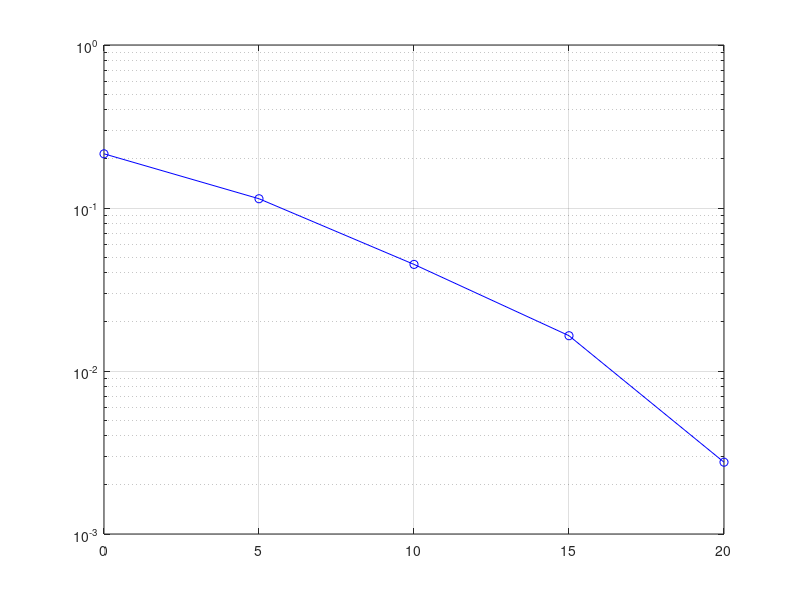

Recreate this plot in MATLAB.
clear;clc;
%===============================================================================
% parameters
%===============================================================================
random_symbol_num_per_color=1e5;
color_num = 4;
SNR_dB     =   [0 : 5 : 20];
M = 2; % modulation order
xi = 0.1;
InterferenceMatrix = [(1-xi)    xi             0           0
                        xi      (1-2*xi)      xi          0
                        0       xi          (1-2*xi)    xi
                        0       0            xi          (1-xi)];
% H	=    ChannelMatrix_2T_2R; [0.20141599 0.15418735 0.11767285 0.07836498]
% [0.5620903  0.40524313 0.22477785 0.23294422]
H = InterferenceMatrix * diag([0.20141599 0.15418735 0.11767285 0.07836498]./[0.021,0.014,0.005,0.015]);

%initialize
ber = zeros(1,length(SNR_dB));
for i_p_tx=1:length(SNR_dB)
	SNR = 10.0 ^ (SNR_dB(i_p_tx) / 10.0);
    P_noise = 1/SNR;
    
    num_loop = 10;
    ber_sum = 0;
    for mm = 1:num_loop
        %===============================================================================
        % gen random bits
        %===============================================================================
        u_data = randi([0 M-1],color_num,random_symbol_num_per_color);
        modData = real(pammod(u_data,M));

        rec_data = H * modData;
        rec_data_normalize = rec_data/sqrt(mean(mean(rec_data.^2)));
        rec_data_with_noise = rec_data_normalize + sqrt(P_noise)*randn(size(rec_data));
        %ZF receiver
%         rec_data_with_noise = pinv(H) *rec_data_with_noise;
        rec_data_with_noise_normalize = rec_data_with_noise/sqrt(mean(mean(rec_data_with_noise.^2)));
        rec_dec = pamdemod(rec_data_with_noise_normalize*sqrt(mean(mean(modData.^2))),M);

        ber_temp = symerr(u_data,rec_dec)/color_num/random_symbol_num_per_color;
        ber_sum = ber_sum + ber_temp;
    end
    % bit error num / loop num / group num
    ber(i_p_tx)=ber_sum/num_loop;
    %**********************************************************************
end
figure;
semilogy(SNR_dB, ber, 'b-o');
hold on;
grid on



